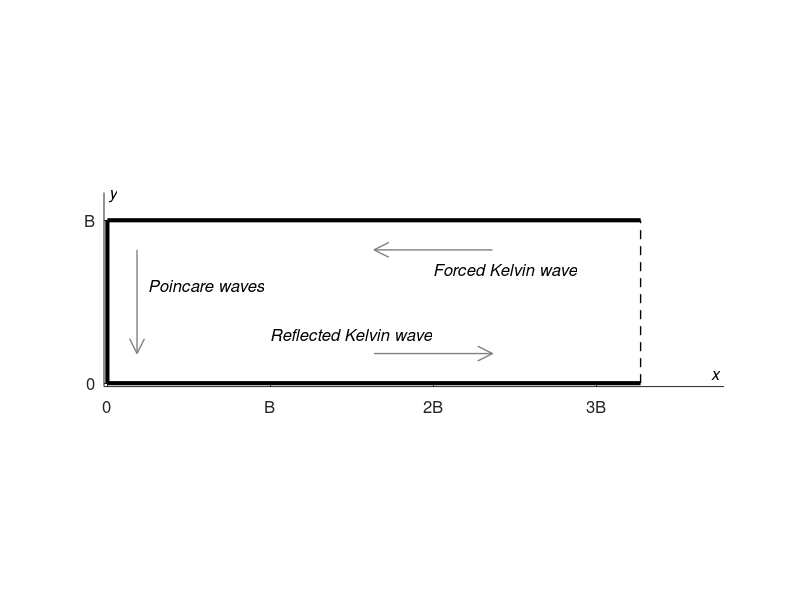

Reproduce this figure in MATLAB.
fclose all;
clear all;
close all;
clc;

% Geometry
B            =  550;
L            = 1800;

% Parameters
ms           =   12;
fs           =   12;
lw1          =    3;
lw2          =    1;
cl           =  0.5;
fac          =  1.15;

% Plot lines
line([0 L],[0 0],'linewidth',lw1,'color','k');
line([0 L],[B B],'linewidth',lw1,'color','k');
line([0 0],[0 B],'linewidth',lw1,'color','k');
line([L L],[0 B],'linewidth',lw2,'color','k','linestyle','--');

% Beautify
daspect([1 1 1]);
frac         =    10;
xlim([fac*(0-frac) fac*(L+frac)]);
ylim([fac*(0-frac) fac*(B+frac)]);
set(gca,'xtick',[0:B:L]);
set(gca,'ytick',[0:B:B]);
ax           = axis;
ap           = get(gca,'Position');
set(gca,'xticklabel',[{'0'} {'B'} {'2B'} {'3B'}]);
set(gca,'yticklabel',[{'0'} {'B'}]);
set(gca,'fontsize',fs);

% Incoming Kelvin arrow
box off;
x            = [ 900 1300];
y            = [ 450  450];
dx           =  50;
dy           =  25;
line(x,y,'linewidth',lw2,'color',[cl cl cl]);
line([x(1) x(1)+dx],[y(1) y(1)-dy],'linewidth',lw2,'color',[cl cl cl]);
line([x(1) x(1)+dx],[y(1) y(1)+dy],'linewidth',lw2,'color',[cl cl cl]);

% Outgoing Kelvin arrow
x            = [ 900 1300];
y            = [ 100  100];
dx           =  50;
dy           =  25;
line(x,y,'linewidth',lw2,'color',[cl cl cl]);
line([x(2) x(2)-dx],[y(2) y(2)-dy],'linewidth',lw2,'color',[cl cl cl]);
line([x(2) x(2)-dx],[y(2) y(2)+dy],'linewidth',lw2,'color',[cl cl cl]);

% Poincare arrow
x            = [ 100  100];
y            = [ 450  100];
dx           =  25;
dy           =  50;
line(x,y,'linewidth',lw2,'color',[cl cl cl]);
line([x(2) x(2)-dx],[y(2) y(2)+dy],'linewidth',lw2,'color',[cl cl cl]);
line([x(2) x(2)+dx],[y(2) y(2)+dy],'linewidth',lw2,'color',[cl cl cl]);

% Text labels
text(2*B,0.7*B,'Forced Kelvin wave','fontsize',fs,'FontAngle','italic');
text(1*B,0.3*B,'Reflected Kelvin wave','fontsize',fs,'FontAngle','italic');
text(0.25*B,0.6*B,'Poincare waves','fontsize',fs,'FontAngle','italic');

% Text labels for axes
text(fac*L-30,  30,'x','fontsize',fs,'FontAngle','italic');
text(       5,fac*B,'y','fontsize',fs,'FontAngle','italic');

% Make eps figure
print(figure(1),'-dpng','-r300','doc/wavesinbasin.png');
close all;